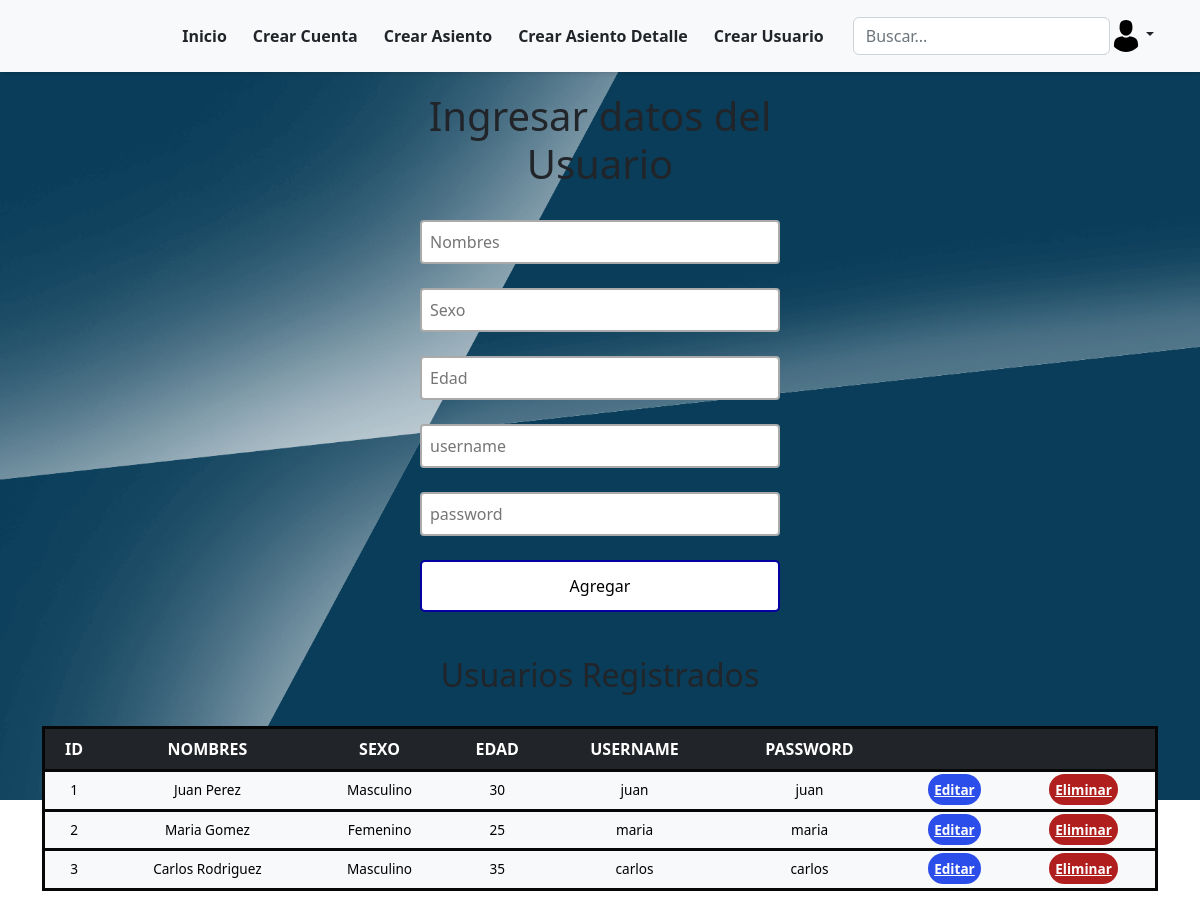
Screenshot of /registration-usuario.php (signed in) with the database file from the repository.
### tables this page shows
CREATE TABLE `mae_usuarios` (
  `idUsuarios` int(11) NOT NULL,
  `Nombres` varchar(20) NOT NULL,
  `Sexo` varchar(10) NOT NULL,
  `Edad` int(3) NOT NULL,
  `username` varchar(200) NOT NULL,
  `password` varchar(200) NOT NULL
);

### registration-usuario.php (the view, shortened to what this page needs)
<?php
include("config.php");
?>
<!DOCTYPE html>
<html lang="es">
<head>
    <link rel="stylesheet" type="text/css" href="style-usuarios.css" />
</head>
<div>
    <?php
    include("header.php");
    ?>
</div>
<div>
    <body>
        <div class="users-form">
            <form action="register-usuario.php" method="POST">
                <h1>Ingresar datos del Usuario</h1>
                <input type="text" placeholder="Nombres" name="Nombres" required>
                <input type="text" placeholder="Sexo" name="Sexo" required>
                <input type="text" placeholder="Edad" name="Edad" required>
                <input type="text" placeholder="username" name="username" required>
                <input type="text" placeholder="password" name="password" required>
                <input type="submit" onclick="add()" value="Agregar">
            </form>
        </div>
    </body>
</div>
<br>
<h2>Usuarios Registrados</h2>
    <br>
    <div class="container">
        <div class="table-responsive">
            <table class="table table-light">
                <div class="users-table">
                    <thead class="table-dark">
                        <tr>
                            <th>ID</th>
                            <th>NOMBRES</th>
                            <th>SEXO</th>
                            <th>EDAD</th>
                            <th>USERNAME</th>
                            <th>PASSWORD</th>
                            <th></th>
                            <th></th>
                        </tr>
                    </thead>
                    <tbody>
                        <?php
                        $sql = "SELECT * FROM mae_usuarios";
                        $query = mysqli_query($mysqli, $sql);
                        while ($row = mysqli_fetch_array($query)) : ?>
                            <tr>
                                <td><?= $row['idUsuarios'] ?></td>
                                <td><?= $row['Nombres'] ?></td>
                                <td><?= $row['Sexo'] ?></td>
                                <td><?= $row['Edad'] ?></td>
                                <td><?= $row['username'] ?></td>
                                <td><?= $row['password'] ?></td>
                                <td><a href="update-usuario.php?id=<?= $row['idUsuarios'] ?>" class="users-table--edit">Editar</a></td>
                                <td><a onclick="del()" href="delete-usuario.php?id=<?= $row['idUsuarios'] ?>" class="users-table--delete">Eliminar</a></td>
                            </tr>
                        <?php endwhile; ?>
                    </tbody>
                </div>
            </table>
            <br>
            <br>
        </div>
    </div>
</html>

### style-usuarios.css (style rules this page uses)
* { box-sizing: border-box; margin: 0; padding: 0; }
html { font-family: 'Segoe UI', sans-serif; text-align: center; }
body { background-image: url('fondo-login.png'); background-size: 100vw 100vh; background-repeat:no-repeat; background-attachment: fixed; }
a { text-decoration: none; }
.users-form form { display: flex; flex-direction: column; gap: 24px; width: 30%; margin: 20px auto; text-align: center; }
.users-form form input { font-family: 'Segoe UI', sans-serif; }
.users-form form input[type=text], .users-form form input[type=text], .users-form form input[type=text] { padding: 8px; border:2px solid #aaa; border-radius:4px; outline:none; transition:.3s; }
.users-form form input[type=submit] { border: none; padding: 12px 50px; text-decoration: none; transition-duration: 0.4s; cursor: pointer; border-radius: 5px; background-color: white; color: rgb(0, 0, 0); border: 2px solid #0300a1; text-align: center; }
table tr { background-color: #f8f8f8; border: 3px solid rgb(7, 7, 7); padding: 4px; }
table td { padding: 16px; text-align: center; font-size: .85em; }
table th { text-align: center; }
.users-table--edit { background: #2b4eea; padding: 6px; color: #fff; text-align: center; font-weight: bold; border-radius: 20px; }
.users-table--delete { background: #b11e1e; padding: 6px; color: #fff; text-align: center; font-weight: bold; border-radius: 20px; }

### style-inicio.css (style rules this page uses)
body { background-image: url('fondo-login.png'); background-size: 100vw 100vh; background-repeat: no-repeat; background-attachment: fixed; }

### header.php (style rules this page uses)
body { background-image: url('fondo-login.png'); background-size: 100vw 100vh; background-repeat: no-repeat; background-attachment: fixed; }

### rows the page displays
mae_usuarios: idUsuarios "1", Nombres "Juan Perez", Sexo "Masculino", Edad "30", username "juan", password "juan"
mae_usuarios: idUsuarios "2", Nombres "Maria Gomez", Sexo "Femenino", Edad "25", username "maria", password "maria"
mae_usuarios: idUsuarios "3", Nombres "Carlos Rodriguez", Sexo "Masculino", Edad "35", username "carlos", password "carlos"
